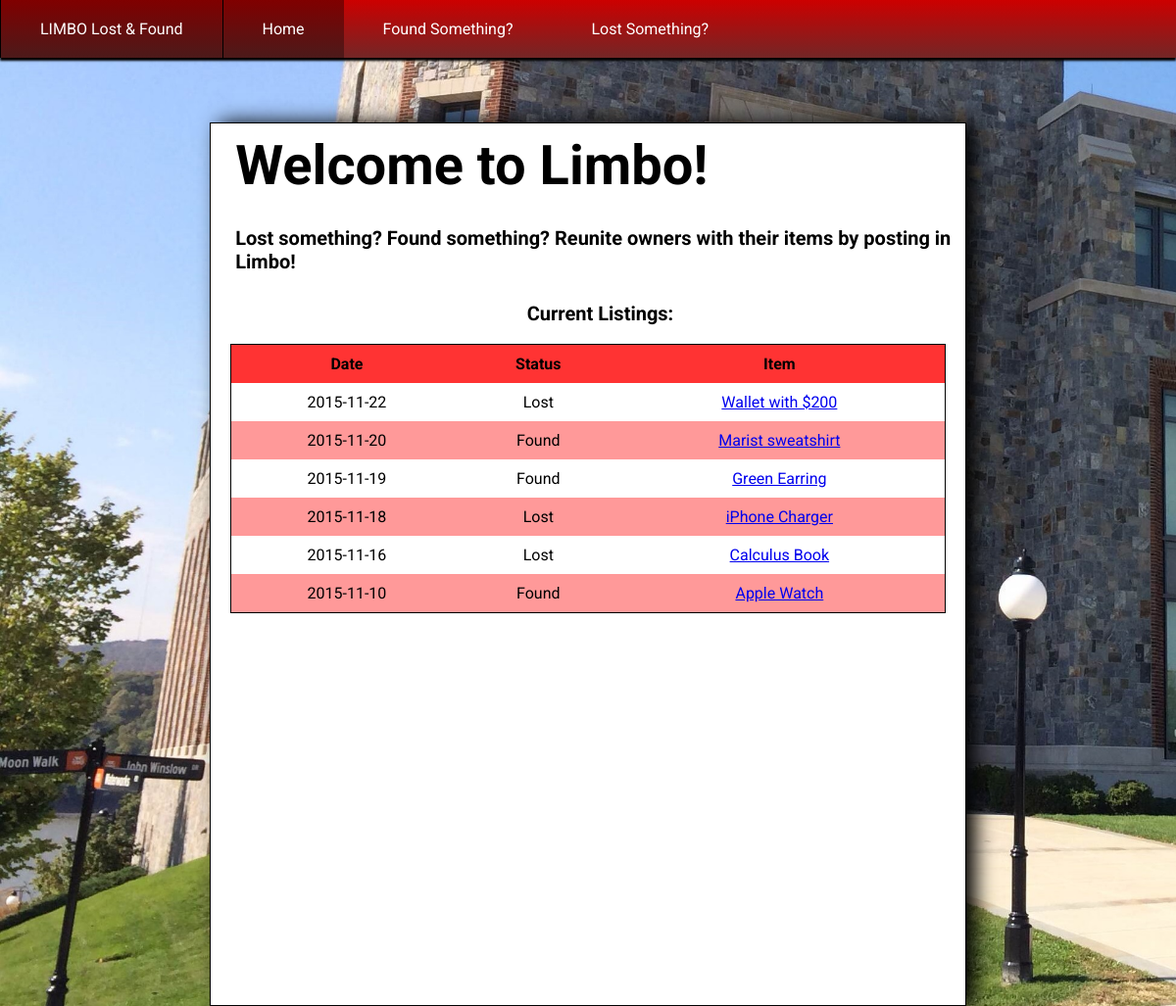
The page / on the database its author committed.
### tables this page shows
CREATE TABLE IF NOT EXISTS stuff(
id INT PRIMARY KEY AUTO_INCREMENT,
item TEXT NOT NULL,
location_id INT NOT NULL,
category SET('Electronics', 'Clothing', 'School Supplies', 'Other') NOT NULL,
color TEXT NOT NULL,
description TEXT NOT NULL,
item_date DATE NOT NULL,
create_date DATE NOT NULL,
update_date DATE NOT NULL,
room TEXT,
uploaderEmail TEXT,
status SET('Found', 'Lost', 'Claimed') NOT NULL,
image TEXT,
FOREIGN KEY (location_id) REFERENCES locations(id)
);

### includes/helpers.php (the view, shortened to what this page needs)
<?php
function show_quicklinks($dbc) {
  $query = 'SELECT id, item, item_date, status FROM stuff ORDER BY item_date DESC';
  $results = mysqli_query($dbc , $query);
  if( $results )
  {
      echo '<h3> Current Listings: </h3>';
      echo '<br>';
      echo '<TABLE class="stuff">';
      echo '<TR>';
      echo '<TH>Date</TH>';
      echo '<TH>Status</TH>';
      echo '<TH>Item</TH>';
      echo '</TR>';
      while ( $row = mysqli_fetch_array( $results , MYSQLI_ASSOC ) )
      {
        $alink = '<A HREF = results.php?id=' . $row['id'] . '>' . $row['item'] . ' </A>';
        echo '<TR>' ;
        echo '<TD>' . $row['item_date'] . '</TD>';
        echo '<TD>' . $row['status'] . '</TD>' ;
        echo '<TD>' . $alink . '</TD>' ;
        echo '</TR>';
      }
      echo '</TABLE>';
  }
}

### index.php (shortened to what this page needs)
<!DOCTYPE html>
<html>
<head>
	<link rel="stylesheet" type="text/css" href="templates/sharedStyle.css">
</head>
<body>
<?php
	require('includes/init.php');
	require('includes/helpers.php');
?>
<div id="navbar">
	<ul>
		<a href="index.php"><li>LIMBO Lost & Found
		</li></a><a href="index.php"><li class="current">Home
		</li></a><a href="found.php"><li>Found Something?
		</li></a><a href="lost.php"><li>Lost Something?</li></a>
	</ul>
</div>
<div id="mainForm">
	<h1>Welcome to Limbo!</h1>
	<br>
	<h3>Lost something? Found something? Reunite owners with their items by posting in Limbo!</h3>
	<br>
<div id="table">
<?php
	show_quicklinks($dbc);
?>
</div>
</div>
</body>
</html>

### templates/sharedStyle.css (style rules this page uses)
html { height: 100%; background-image: url("../images/hancock2-2.jpg"); background-size: cover; background-repeat: no-repeat; background-attachment: fixed; position: relative; font-family: 'Roboto', sans-serif; }
body { height: 100%; }
ul { list-style-type: none; margin: 0; padding: 0; }
#table { text-align: center; }
#table tbody tr:nth-child(odd) { background-color: #ff9999; }
#table tbody tr:first-child { background-color: #ff3333; }
#navbar { background: linear-gradient(#cc0000,#732626); left: 0; top: 0; position: fixed; width: 100%; margin: 0; z-index: 2; box-shadow: 0px 3px 2px; }
#navbar li { display: inline-block; padding-top:20px; padding-bottom:20px; padding-left:40px; padding-right:40px; }
.current { background: linear-gradient(#800000,#4c1a1a); }
#navbar a { color: #FFFFFF; text-decoration: none; }
#mainForm { min-height: 100%; width: 65%; padding-bottom:100px; margin-top: 125px; margin-right: auto; margin-left: auto; margin-bottom: 0; background-color: #FFFFFF; z-index: 1; position: relative; box-shadow: 10px 0px 20px; border-style:solid; border: 1px solid; }
#mainForm h1, p, h3 { padding-top: 10px; padding-left: 25px; margin-top: 0px; margin-bottom: 0px; }
#mainForm h1 { font-size: 350%; }
#mainForm h3 { font-size: 125%; }
#mainForm table { margin-left: 20px; margin-right: 20px; display: block; }
#mainForm table, th, td { border-collapse: collapse; border: 1px solid; }
#mainForm #admin_login table, th, td { border-collapse: collapse; border: 0px solid; }
#mainForm th, td { padding: 10px; }

### rows shown on the page
stuff: item_date "2015-11-22", status "Lost", item "Wallet with $200"
stuff: item_date "2015-11-20", status "Found", item "Marist sweatshirt"
stuff: item_date "2015-11-19", status "Found", item "Green Earring"
stuff: item_date "2015-11-18", status "Lost", item "iPhone Charger"
stuff: item_date "2015-11-16", status "Lost", item "Calculus Book"
stuff: item_date "2015-11-10", status "Found", item "Apple Watch"
